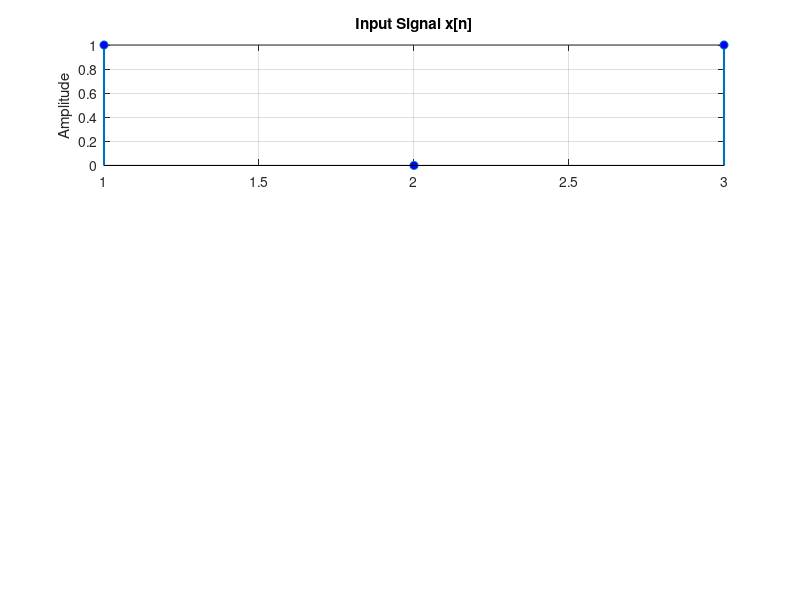

The MATLAB script that drew this image: (Note: this script raises an error after producing the figure.)
%% Discrete Convolution Integral
close all; % Close every figure before

% Define the input signals
x = [1, 0, 1];
h = [1, 0, 1];

% Compute the convolution
y = conv(x, h);

% --- PLOT ---
figure;

% Subplot 1: Plot x[n]
subplot(3, 1, 1);
stem(x, 'LineWidth', 1.5, 'MarkerFaceColor', 'blue'); 
title('Input Signal x[n]');
ylabel('Amplitude');
grid on;
ax = gca;
ax.XAxis.Limits = [0, numel(x) + 1];
ax.YAxis.Limits = [min(x)-0.5, max(x)+0.5];

% Subplot 2: Plot h[n]
subplot(3, 1, 2);
stem(h, 'LineWidth', 1.5, 'MarkerFaceColor', 'red');
title('Impulse Response h[n]');
ylabel('Amplitude');
grid on;
ax = gca;
ax.XAxis.Limits = [0, numel(h) + 1];
ax.YAxis.Limits = [min(h)-0.5, max(h)+0.5];

% Subplot 3: Plot Output Signal y[n]
subplot(3, 1, 3);
stem(y, 'LineWidth', 1.5, 'MarkerFaceColor', 'green');
title('Output Signal y[n] = x[n]*h[n]');
xlabel('n (samples)');
ylabel('Amplitude');
grid on;
ax = gca;
ax.XAxis.Limits = [0, numel(y) + 1];
ax.YAxis.Limits = [min(y)-0.5, max(y)+0.5];

